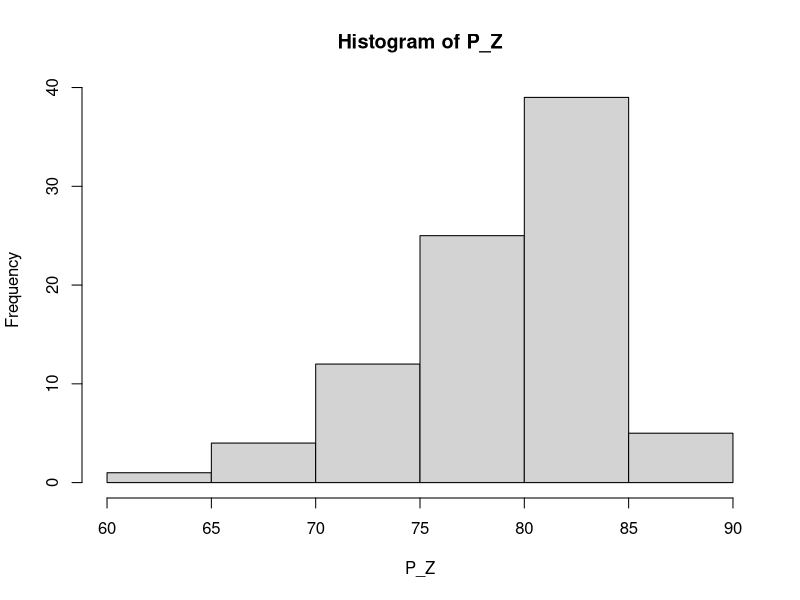
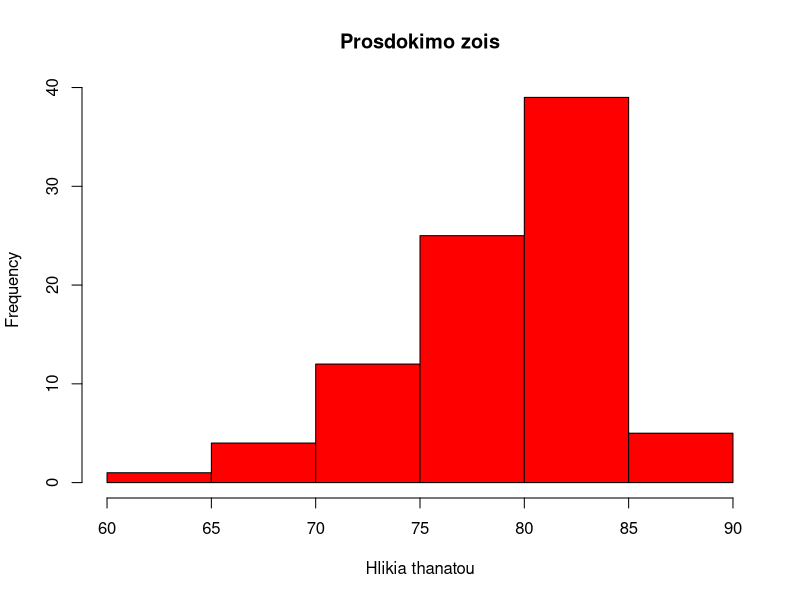
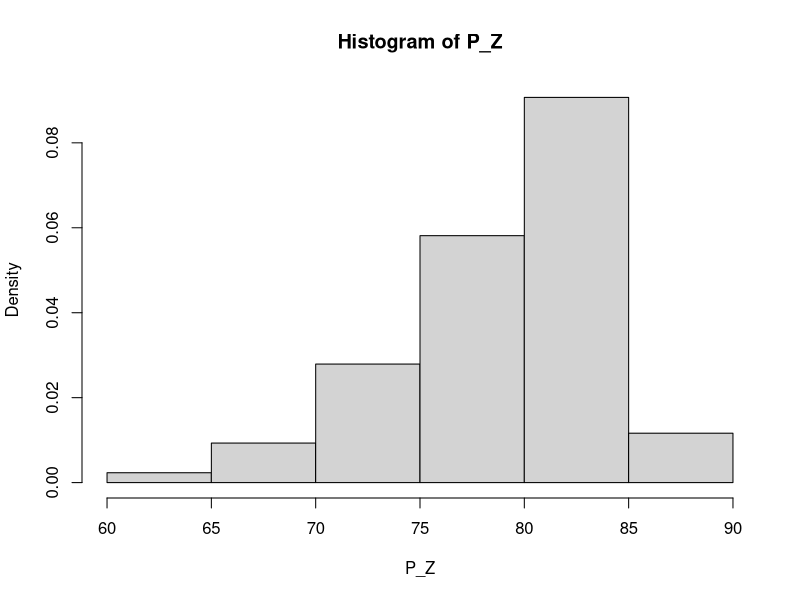
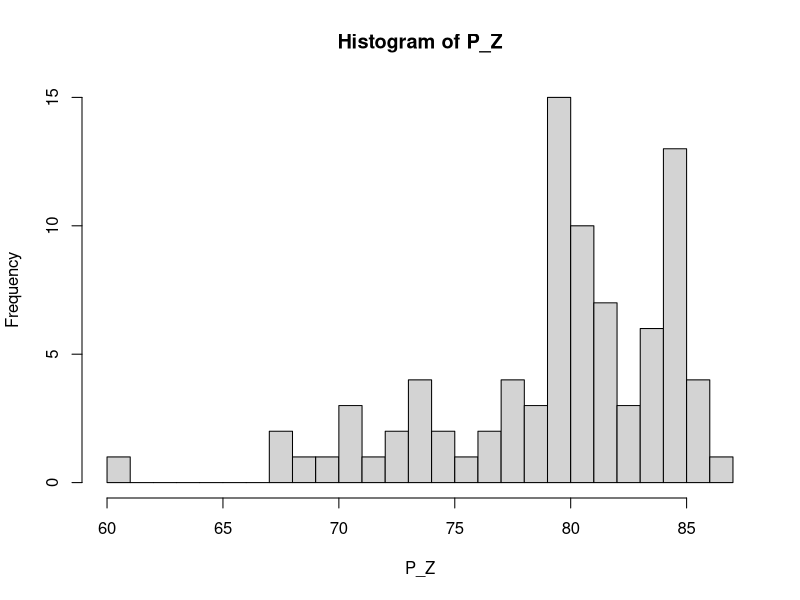
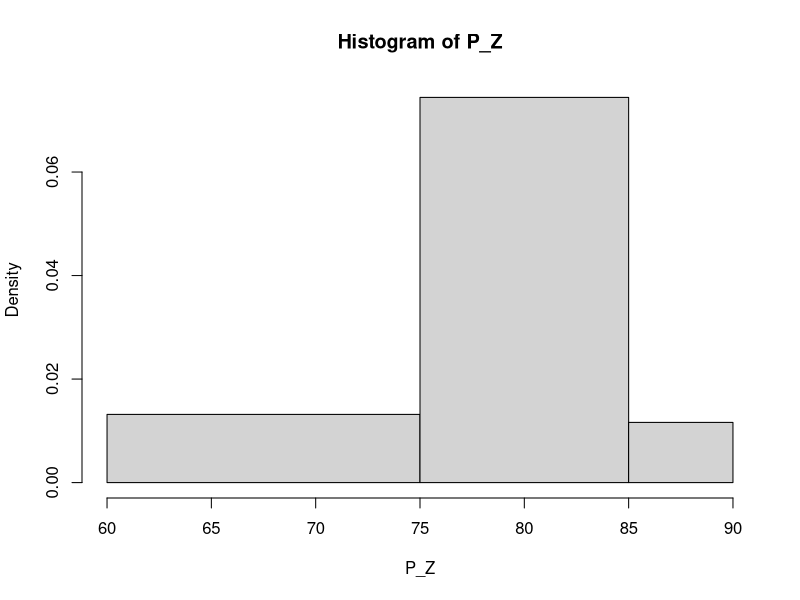
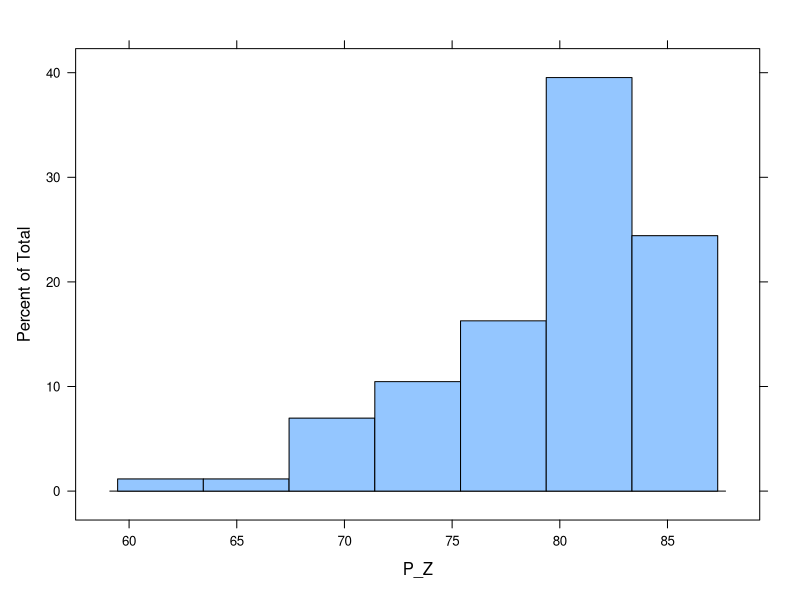
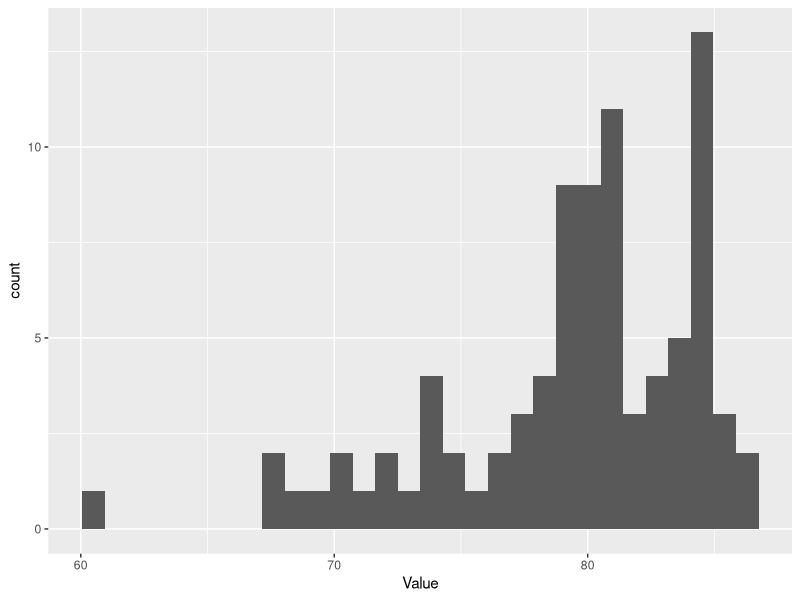
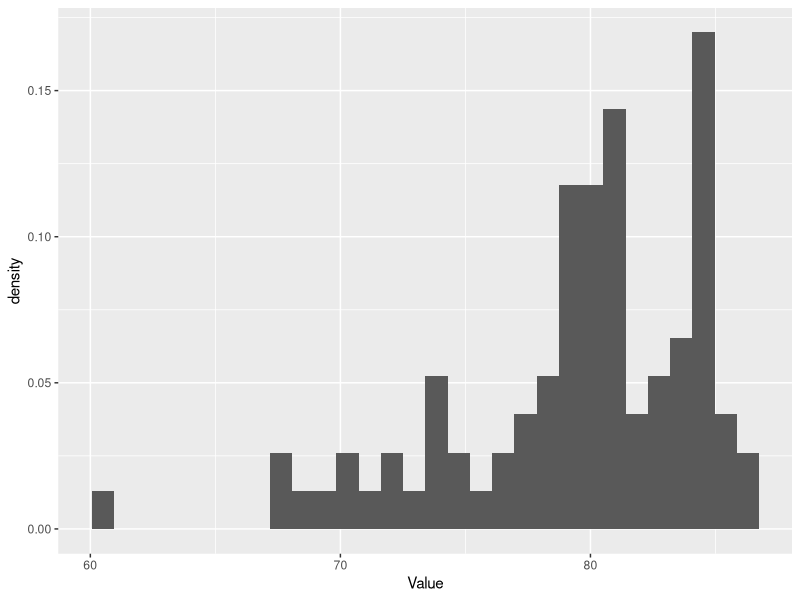

Here is the R script that generated these plots, in order:
## ---- chunk 1
knitr::opts_chunk$set(echo = TRUE)
library(kableExtra)
## ---- chunk 2
rm(list = ls())
## ---- chunk 3
LifeExpectancyBirth <- read.csv("LifeExpectancyBirth.csv")
knitr::kable(LifeExpectancyBirth) %>%
  kable_styling("striped", full_width = F) %>%
  scroll_box(width = "100%", height = "200px")
## ---- chunk 4
ProsdZois18 <- 
  LifeExpectancyBirth[LifeExpectancyBirth$TIME==2018 & LifeExpectancyBirth$SUBJECT!="TOT", c("LOCATION","SUBJECT","Value")]
## ---- chunk 5
knitr::kable(ProsdZois18) %>%
  kable_styling("striped", full_width = F) %>%
  scroll_box(width = "max-content", height = "200px")
## ---- chunk 6
P_Z <- ProsdZois18$Value
## ---- chunk 7
hist(P_Z)
## ---- chunk 8
hist(P_Z, col="red", xlab="Hlikia thanatou", main="Prosdokimo zois")
## ---- chunk 9
hist(P_Z,freq=FALSE)
## ---- chunk 10
hist(P_Z,breaks=20)
## ---- chunk 11
hist(P_Z,breaks=c(60,75,85,90))
## ---- chunk 12
plithos_klaseon <- function(n) {
  cl <- 1+3.3*log10(n)
  cl
}
## ---- chunk 13
l <- length(ProsdZois18$Value)
plithos_klaseon(l)
## ---- chunk 14
if(!require(lattice)){
    install.packages("lattice")
    library(lattice)
}
## ---- chunk 15
histogram(P_Z)
## ---- chunk 16
if(!require(ggplot2)){
    install.packages("ggplot2")
    library(ggplot2)
}
## ---- chunk 17
PZ_hist <- ggplot(ProsdZois18, aes(x=Value))
## ---- chunk 18
PZ_hist + geom_histogram()
## ---- chunk 19
PZ_hist + geom_histogram(aes(y = after_stat(density)))
## ---- chunk 20
PZ_hist +
  geom_histogram(aes(y = after_stat(density))) +
  geom_density(linewidth = 1, alpha = 0.6, fill = "green")
## ---- chunk 21
PZ_hist+geom_histogram(bins = 4)
## ---- chunk 22
PZ_hist + geom_histogram(color = "red", fill = "green")
## ---- chunk 23
PZ_hist + geom_histogram(aes(color = SUBJECT),  position = "identity")
## ---- chunk 24
PZ_hist + geom_histogram(aes(fill = SUBJECT), position = "identity", alpha = 0.2)
## ---- chunk 25
PZ_hist +
  geom_histogram(aes(y = after_stat(density), color = SUBJECT), position = "identity") +
  geom_density(aes(color = SUBJECT))
## ---- chunk 26
PZ_hist +
  geom_histogram(aes(y = stat(density), fill = SUBJECT), position = "identity",alpha = 0.6) +
  geom_density(aes(color = SUBJECT))
